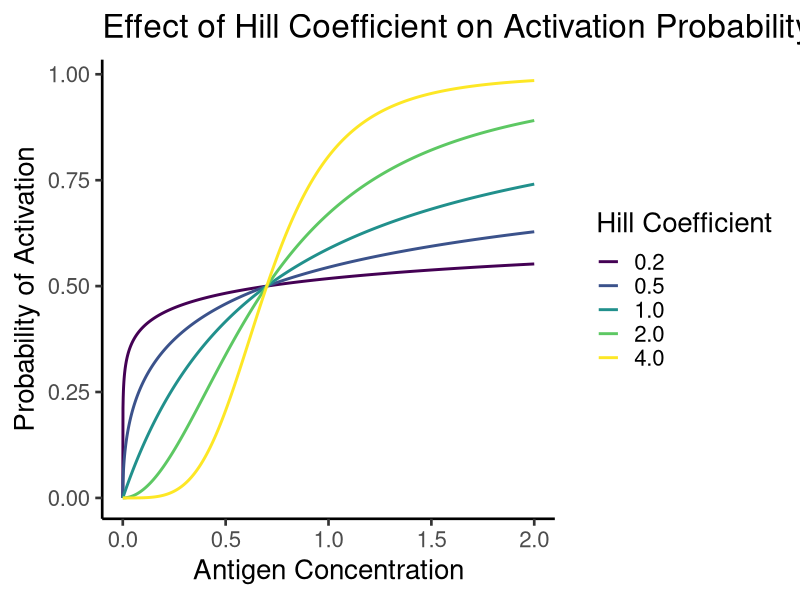
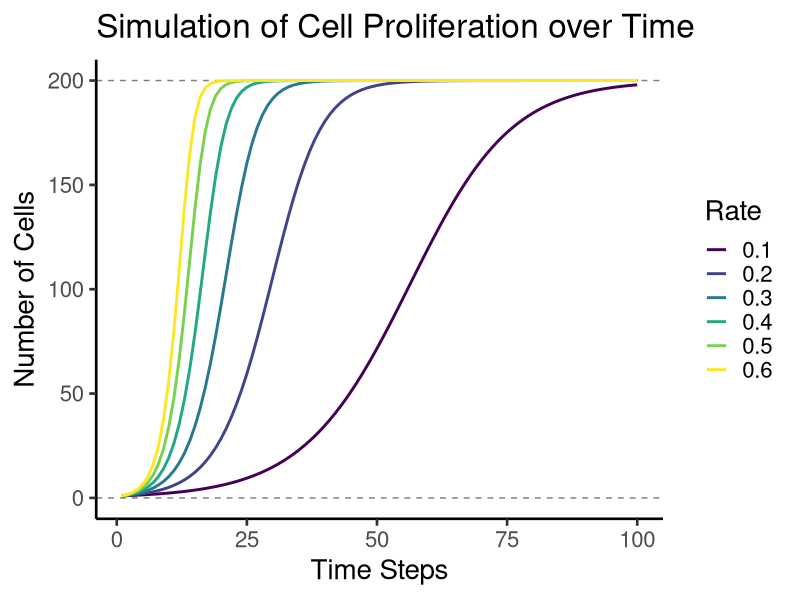
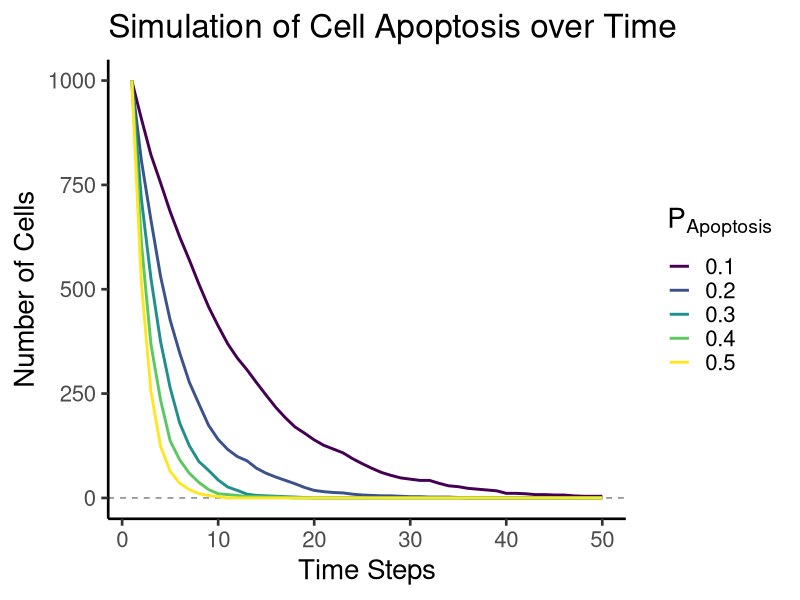
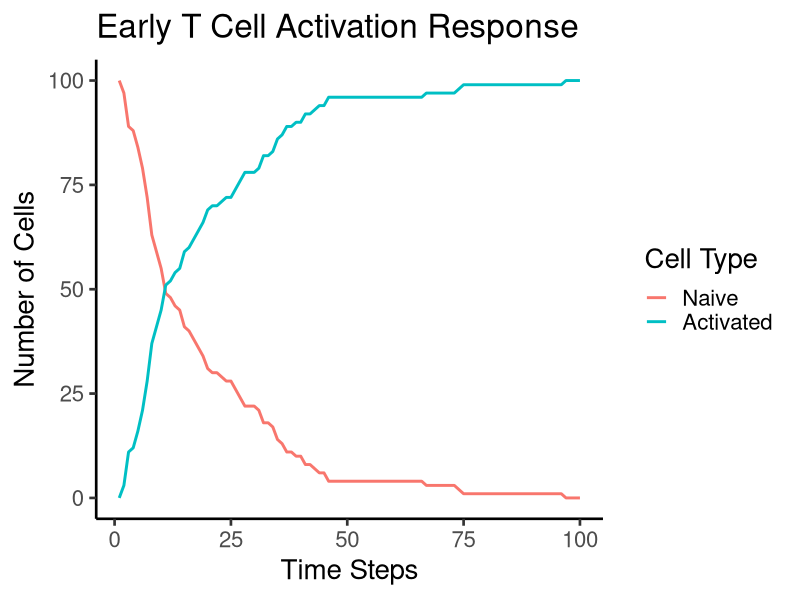
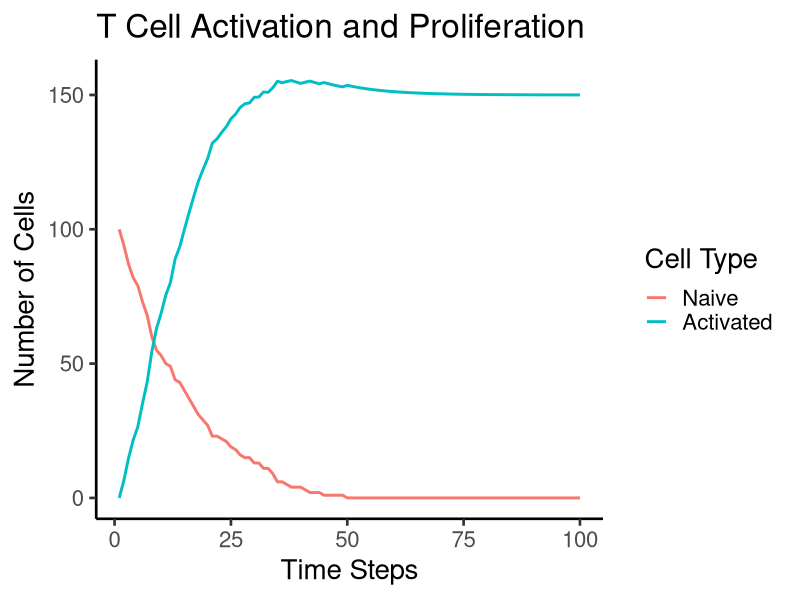
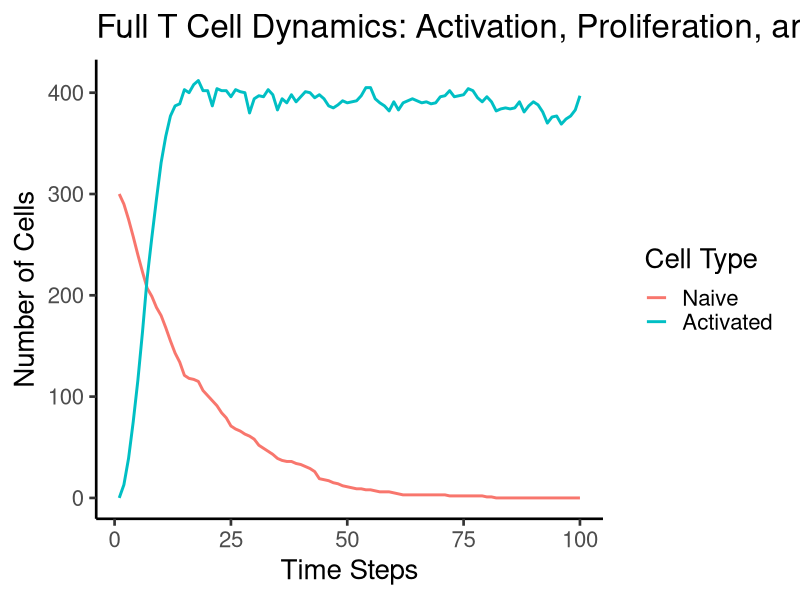
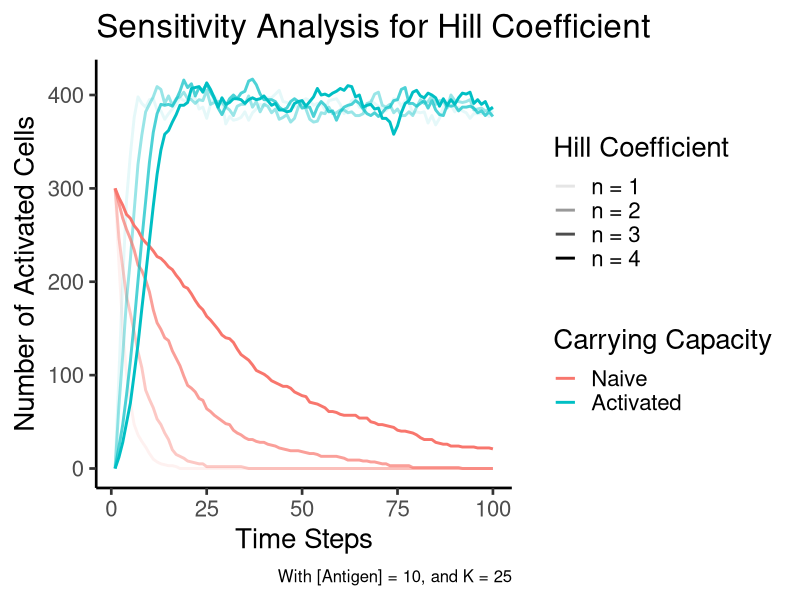

Write R code to recreate these figures, in order.
## ---- chunk 1
#| include: false
library(ggplot2)
library(data.table)

theme_set(new = theme_classic(base_size = 20))
## ---- chunk 2
activation_probability <- function(antigen, K, n) {
  (antigen^n) / (K^n + antigen^n)
}
## ---- chunk 3
#| code-fold: true
#| fig-cap: "**Hill coefficient (`n`) on T cell activation**. When `n = 1`, the response is nearly linear. However, as n increases (`n = 2`, `n = 4`), the activation curve becomes increasingly steep, demonstrating enhanced cooperativity and a more pronounced threshold effect. This highlights how small changes in antigen concentration can trigger large changes in activation probability when cooperativity is high. It's like comparing a gentle slope to a cliff, a small step can make a big difference when you're near the edge of the cliff (high `n`)."

antigen_conc <- seq(0, 2, by = 0.001)

df <- lapply(c("0.2" = 0.2, "0.5" = 0.5, 
         "1.0" = 1.0, "2.0" = 2.0, 
         "4.0" = 4.0), function(x) {
           data.table(
             Pr = activation_probability(antigen_conc, K = 0.7, n = x),
             Antigen = antigen_conc
           )
         }) |> rbindlist(idcol = "Hill coefficient")

ggplot(df, aes(Antigen, Pr)) +
  geom_line(aes(color = `Hill coefficient`), linewidth = 1) +
  labs(x = "Antigen Concentration", y = "Probability of Activation", color = "Hill Coefficient", title = "Effect of Hill Coefficient on Activation Probability") +
  scale_color_ordinal()
## ---- chunk 4
proliferation <- function(N, r, K) {
  N + r * N * (1 - N / K)
}
## ---- chunk 5
#| code-fold: true
#| fig-cap: "**Dynamics of T cell proliferation using the logistic growth model**. Simulations with varying growth rates (r) show that faster proliferation leads to a more rapid initial increase in cell numbers. However, the carrying capacity (K = 200) acts as a limiting factor, causing all populations to eventually reach a plateau, highlighting the constraint of resources on cell growth. It's like a race between different rabbit populations, the faster breeders get to the maximum population size quicker, but they all eventually hit the limit of their field."

## Function to simulate cell proliferation
proliferating_cells <- function(n_steps, n_cells, r, k) {
  cells <- numeric(n_steps)
  cells[1L] <- n_cells
  for (t in 2:n_steps) {
    cells[t] <- proliferation(N = cells[t-1], r = r, K = k)
  }
  data.table(Time = seq_len(n_steps), Cells = cells)
}

## Testing different Rate values
df <- lapply(X = seq(0.1, 0.6, by = 0.1), function(x) {
  proliferating_cells(100, 1, x, 200)
}) |> rbindlist(idcol = "Rate")

## Pretty labels for plotting
df[, Rate := ordered(Rate, levels = 1:6, labels = seq(0.1, 0.6, by = 0.1))]

## ggplot2 plot
ggplot(df, aes(Time, Cells, color = Rate)) +
  geom_hline(yintercept = c(0, 200), color = "gray50", 
             linewidth = 1/2, linetype = 2) +
  geom_line(linewidth = 1) +
  labs(x = "Time Steps",
       y = "Number of Cells", 
       title = "Simulation of Cell Proliferation over Time")
## ---- chunk 6
apoptosis <- function(N, p_apoptosis) {
  n_apoptosis <- rbinom(1, N, p_apoptosis) # Number of cells undergoing apoptosis
  N - n_apoptosis
}
## ---- chunk 7
#| code-fold: true
#| fig-cap: "**Effect of apoptosis probability on cell population size over time**. Simulations show that increasing the probability of apoptosis ($p_{\text{apoptosis}}$) results in a more rapid decrease in the number of cells, illustrating the direct relationship between apoptosis rate and population decline. It's like watching a sandcastle being washed away by the tide, the stronger the tide (higher `p_apoptosis`), the faster the sandcastle disappears."

## Function to simulate cell dead
apoptotic_cells <- function(n_steps, n_cells, p) {
  cells <- numeric(n_steps)
  cells[1L] <- n_cells
  for (t in 2:n_steps) {
    cells[t] <- apoptosis(N = cells[t-1], p_apoptosis = p)
  }
  data.table(Time = seq_len(n_steps), Cells = cells)
}

## Testing different Rate values
df <- lapply(X = seq(0.1, 0.5, by = 0.1), function(x) {
  apoptotic_cells(50, 1000, x)
}) |> rbindlist(idcol = "Probability")

## Pretty labels for plotting
df[, Probability := ordered(Probability, levels = 1:5, labels = seq(0.1, 0.5, by = 0.1))]

## ggplot2 plot
ggplot(df, aes(Time, Cells, color = Probability)) +
  geom_hline(yintercept = c(0), color = "gray50", 
             linewidth = 1/2, linetype = 2) +
  geom_line(linewidth = 1) +
  labs(x = "Time Steps",
       y = "Number of Cells", 
       title = "Simulation of Cell Apoptosis over Time",
       color = expression(P[Apoptosis]))
## ---- chunk 8
## T Cell population
n_steps <- 100         # Number of time steps
n_naive <- 100         # Initial number of naive T cells

## T Cell activation function
antigen_level <- 0.2   # Antigen concentration
K_activation <- 0.5    # Dissociation constant for activation
n_hill <- 3            # Hill coefficient for activation
## ---- chunk 9
## Simulation function
sim_t_activation <- function(n_steps, n_naive, antigen_level, K_activation, n_hill) {
  # Initialize data structures
  naive_t_cells <- numeric(n_steps)
  activated_t_cells <- numeric(n_steps)
  
  # Initial number of naive T cells
  naive_t_cells[1L] <- n_naive
  
  ## Probability of activation
  prob <- activation_probability(antigen_level, K_activation, n_hill)
  
  # Loop of activation cycle
  for (t in 2:n_steps) {
    # Probabilistic Activation of T cells
    n_activated <- 0
    n_activated <- sum(runif(n = naive_t_cells[t-1]) < prob)
    
    ## Update population of T cells
    naive_t_cells[t] <- naive_t_cells[t-1] - n_activated
    activated_t_cells[t] <- activated_t_cells[t-1] + n_activated
  }
  
  # Preparing the data from the simulation
  df <- data.table(Time = seq_len(n_steps), 
                   Naive = naive_t_cells, 
                   Activated = activated_t_cells)
  
  # In long format
  melt(df, id.vars = "Time")
}
## ---- chunk 10
#| code-fold: true
#| fig-cap: "**Early stages of T cell activation in response to antigen**. The simulation demonstrates a decline in the naive T cell population coupled with a corresponding rise in the activated T cell population, reflecting the transition from naive to activated state. It's like turning up the heat on the battlefield, the stronger the enemy (higher antigen level), the quicker our T cells get mobilized."

df <- sim_t_activation(n_steps, n_naive, antigen_level, K_activation, n_hill)

ggplot(df, aes(x = Time, y = value, color = variable)) +
  geom_line(linewidth = 1) +
  labs(title = "Early T Cell Activation Response", x = "Time Steps", y = "Number of Cells", color = "Cell Type")
## ---- chunk 11
## T Cell Proliferation and Apoptosis
r_proliferation <- 0.1 # Proliferation rate
K_carrying <- 150      # Carrying capacity
## ---- chunk 12
#| echo: false

## Simulation function
sim_t_activation <- function(n_steps, n_naive, antigen_level, K_activation, n_hill, r_proliferation, K_carrying) {
  # Initialize data structures
  naive_t_cells <- numeric(n_steps)
  activated_t_cells <- numeric(n_steps)
  
  # Initial number of naive T cells
  naive_t_cells[1L] <- n_naive
  
  ## Probability of activation
  prob <- activation_probability(antigen_level, K_activation, n_hill)
  
  # Loop of activation cycle
  for (t in 2:n_steps) {
    # Probabilistic Activation of T cells
    n_activated <- 0
    n_activated <- sum(runif(n = naive_t_cells[t-1]) < prob)
    
    ## Update population of T cells
    naive_t_cells[t] <- naive_t_cells[t-1] - n_activated
    activated_t_cells[t] <- activated_t_cells[t-1] + n_activated
    
    ## Adding proliferation dynamics
    activated_t_cells[t] <- proliferation(activated_t_cells[t], r_proliferation, K_carrying)
  }
  
  # Preparing the data from the simulation
  df <- data.table(Time = seq_len(n_steps), 
                   Naive = naive_t_cells, 
                   Activated = activated_t_cells)
  
  # In long format
  melt(df, id.vars = "Time")
}
## ---- chunk 13
#| code-fold: true
#| fig-cap: "**Combined processes of T cell activation and proliferation**. Following initial activation driven by antigen (as seen by the decrease in naive T cells and increase in activated T cells), the activated population undergoes logistic growth. This is characterized by an initial phase of rapid, near-exponential expansion, which then slows down as the population approaches the carrying capacity (`K = 150`), demonstrating resource limitation. It's like a population of rabbits in a field, they multiply quickly at first, but eventually, they run out of space and resources, and the population stabilizes."

df <- sim_t_activation(n_steps, n_naive, antigen_level, K_activation, n_hill, r_proliferation, K_carrying)

ggplot(df, aes(x = Time, y = value, color = variable)) +
  geom_line(linewidth = 1) +
  labs(title = "T Cell Activation and Proliferation", x = "Time Steps", y = "Number of Cells", color = "Cell Type")
## ---- chunk 14
#| echo: false

## Simulation function
sim_t_activation <- function(n_steps, n_naive, antigen_level, K_activation, n_hill, r_proliferation, K_carrying, p_apoptosis) {
  # Initialize data structures
  naive_t_cells <- numeric(n_steps)
  activated_t_cells <- numeric(n_steps)
  
  # Initial number of naive T cells
  naive_t_cells[1L] <- n_naive
  
  ## Probability of activation
  prob <- activation_probability(antigen_level, K_activation, n_hill)
  
  # Loop of activation cycle
  for (t in 2:n_steps) {
    # Probabilistic Activation of T cells
    n_activated <- 0
    n_activated <- sum(runif(n = naive_t_cells[t-1]) < prob)
    
    ## Update population of T cells
    naive_t_cells[t] <- naive_t_cells[t-1] - n_activated
    activated_t_cells[t] <- activated_t_cells[t-1] + n_activated
    
    ## Adding proliferation dynamics
    activated_t_cells[t] <- proliferation(activated_t_cells[t], r_proliferation, K_carrying)
    
    ## Adding the effect of apoptotis
    activated_t_cells[t] <- apoptosis(N = round(activated_t_cells[t]), p_apoptosis)
  }
  
  # Preparing the data from the simulation
  df <- data.table(Time = seq_len(n_steps), 
                   Naive = naive_t_cells, 
                   Activated = activated_t_cells)
  
  # In long format
  melt(df, id.vars = "Time")
}
## ---- chunk 15
#| code-fold: true
#| fig-cap: "**Integration of all key T cell processes: activation, proliferation, and apoptosis**. Following antigen-driven activation, activated T cells proliferate, reaching a peak population size. Subsequently, apoptosis leads to a decline in the activated T cell population, demonstrating the dynamic balance between expansion and contraction of the immune response. It's like watching a battle unfold, there's an initial surge of troops, but eventually, attrition takes its toll, and the battle either reaches a stalemate or one side prevails."

## Parameters
p_apoptosis = 0.1 # Probability of apoptosis
n_naive = 300 # Number of initial naive T cells
K_carrying = 500 # Carrying capacity
r_proliferation = 0.5 # Proliferation rate

# Simulation loop with activation, proliferation, and apoptosis
df <- sim_t_activation(n_steps, n_naive, antigen_level, K_activation, n_hill, r_proliferation, K_carrying, p_apoptosis)

# Plot the full simulation
ggplot(df, aes(x = Time, y = value, color = variable)) +
  geom_line(linewidth = 1) +
  labs(title = "Full T Cell Dynamics: Activation, Proliferation, and Apoptosis", x = "Time Steps", y = "Number of Cells", color = "Cell Type")
## ---- chunk 16
#| code-fold: true
#| fig-cap: "**Impact of the Hill coefficient on the dynamics of T cell activation and recruitment**. By varying n from 1 to 4, we observe a transition from a gradual, almost linear response (`n=1`) to a highly switch-like response (`n=4`)."

# Sensitivity analysis for Hill coefficient
n_hill <- c("n = 1" = 1, "n = 2" = 2, "n = 3" = 3, "n = 4" = 4)
df <- lapply(n_hill, function(x) {
  sim_t_activation(n_steps = 100, n_naive = 300, 
                   antigen_level = 10, K_activation = 25, n_hill = x, 
                   r_proliferation = 0.5, K_carrying = 500, p_apoptosis = 0.10)
}) |> rbindlist(idcol = "n_hill")

ggplot(df, aes(x = Time, y = value, color = variable)) +
    geom_line(aes(alpha = ordered(n_hill)), linewidth = 1) +
    labs(title = "Sensitivity Analysis for Hill Coefficient", 
         x = "Time Steps", 
         y = "Number of Activated Cells", 
         color = "Carrying Capacity", 
         alpha = "Hill Coefficient",
         caption = "With [Antigen] = 10, and K = 25") +
  theme(plot.caption = element_text(size = 12))

